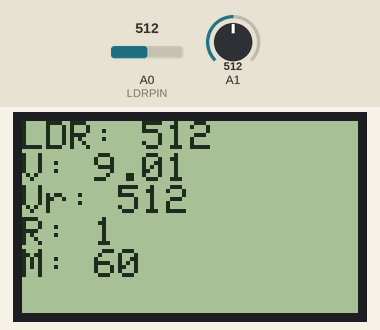
This sketch was run on a simulated Arduino Uno, built with avr-gcc and run on an emulated ATmega328P. On the bench: 84×48 one-colour display. The test bench sets the inputs (shaded band); at power-on: A0 (LDRPIN) = 512, A1 = 512. Storage starts empty; what the sketch prints to the serial monitor is not drawn.

Above: at 1.2 s.
1.3 s: A0 (LDRPIN) set to 716
At 11.1 s:
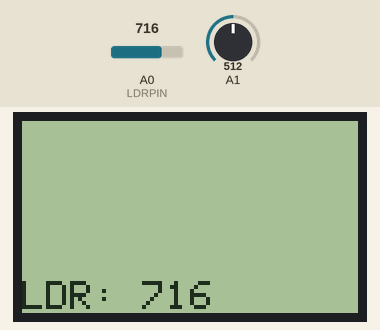
At 20.9 s:
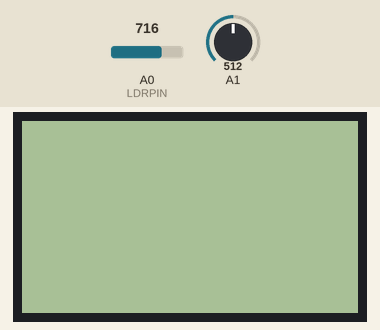
Timing chart, 0 to 21.6 s (numbered marks = the images above; inputs shaded):
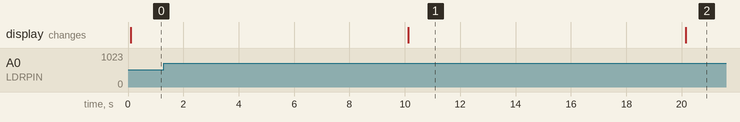

Measured:
- what the display in image 1 shows lasts 10.0 s, from 10.1 s to 20.1 s

The sketch:

sun-chaser-v1.ino
```cpp
#include <DHT.h>
#include <SPI.h>
#include <SD.h>
#include <Adafruit_GFX.h>
#include <Adafruit_PCD8544.h>

#define DHTTYPE           DHT11
#define DHTPIN            3
#define LDRPIN            A0

const int chipSelect      = 10;

Sd2Card                   card;
DHT                       dht(DHTPIN, DHTTYPE);
File                      dataFile;
Adafruit_PCD8544          display(7, 6, 5, 4, 8); // SCLK, DIN, DC, CS, RST

String data_sep           = ",";
String dataFileName       = "DATA.TXT";
int lightReading          = 0;
float maxVoltage          = 18.0;
float maxReadVoltage      = 3.6;
float readingSteps        = maxReadVoltage / 1023;
float voltage             = 0;
int rawVoltage            = 0;
long _millis              = 0;
long readingNumber        = 0;

void setup() {
  Serial.begin(9600);
  delay(10);
  pinMode(A1, INPUT);

  Serial.println("Setting up SD Card");
  initializeSdCard();

  display.begin();
  display.setContrast(50);
  display.clearDisplay();
}

void loop() {
  readLdrValue();
  readVoltage();
  _millis = millis();
  readingNumber ++;

  writeCurrentDataToFile();
  showValues();

  delay(10000);
}

void readLdrValue() {
  lightReading = analogRead(LDRPIN);
}

void initializeSdCard() {
  Serial.println("Initializing SD card...");

  if (!SD.begin(chipSelect)) {
    Serial.println("ERROR!");
    return;
  }
}

void writeToDataFile(String content) {
  dataFile = SD.open(dataFileName, FILE_WRITE);
  Serial.println(content);

  if (dataFile) {
    dataFile.println(content);
    dataFile.close();
  } else {
    Serial.println("error writing!");
  }
}

void readVoltage() {
  rawVoltage = analogRead(A1);
  float currentReadingVoltage = rawVoltage * readingSteps;
  float aa = (currentReadingVoltage / maxReadVoltage) * 100;
  float bob = (aa * maxVoltage) / 100;
  voltage = bob;
}

void writeCurrentDataToFile() {
  String data = String(_millis, DEC);
  data += data_sep;

  data += String(readingNumber, DEC);
  data += data_sep;

  data += String(lightReading, DEC);
  data += data_sep;

  data += String(rawVoltage, DEC);
  data += data_sep;

  data += String(voltage, DEC);
  data += data_sep;

  writeToDataFile(data);
}

void showValues() {
  display.clearDisplay();

  display.print("LDR: ");
  display.println(lightReading);
  display.print("V: ");
  display.println(voltage);
  display.print("Vr: ");
  display.println(rawVoltage);
  display.print("R: ");
  display.println(readingNumber);
  display.print("M: ");
  display.println(_millis);

  display.display();
}
```
